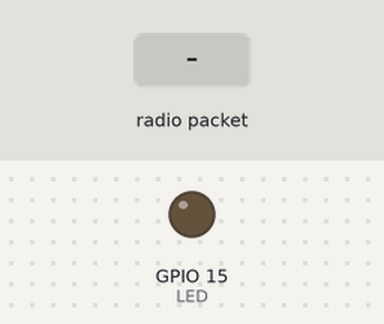
The sketch below on a simulated ESP32. Shown: output pins drawn as LEDs (lit = HIGH). The inputs (shaded band) are chosen by the test bench. No radio packets arrive unless stated; what the sketch prints to the serial monitor is not drawn.

Above: at 1.2 s.
1.3 s: radio packet "1" arrives
Timing chart, 0 to 4.3 s (numbered marks = the images above; inputs shaded):
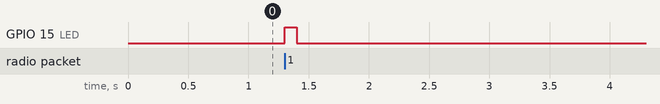

Measured:
- after the input at 1.3 s, GPIO 15 (LED): LOW → HIGH at once, → LOW 0.10 s later

The sketch:

teste_receptor_esp32.ino
```cpp
/*
ESP32 38-PIN
MOSI (VSPID) --> 23
MISO (VSPIQ) --> 19
SCK (VSPICLK)--> 18
NSS -----------> 17
RES -----------> 16
DI0 -----------> 22
*/

#include <SPI.h>
#include <LoRa.h>

#define LED 15   //LED para indicar recebimento de pacote

void setup() {
  Serial.begin(115200);
  Serial.println("Receptor LoRa:");

  LoRa.setPins(17,16,22);  //NSS, RES e DIO0
  if(!LoRa.begin(868E6)){
    Serial.println("LoRa falhou ao iniciar");
    while(1);
  }
  pinMode(LED,OUTPUT);
}

void loop() {
  int packetTam = LoRa.parsePacket();  //checa se o pacote foi recebido e retorna o tamanho em bytes

  if(packetTam){
    Serial.print("Pacote recebido: '");
    digitalWrite(LED,HIGH);
    delay(100);
    digitalWrite(LED,LOW);

    while(LoRa.available()){
      Serial.print((char)LoRa.read());  //printa cada caractere lido do pacote
    }
    Serial.print("' com RSSI médio de ");
    Serial.print(LoRa.packetRssi());   //retorna a média do RSSI em dBm do último pacote recebido
    Serial.println(" dBm");
  }
}
```
